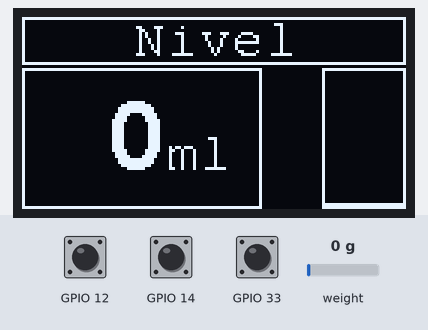
This sketch was run on a simulated ESP32. Parts: 128×64 one-colour display. The inputs (shaded band) are chosen by the test bench; at power-on: GPIO 33 HIGH, weight on the scale 0 g, GPIO 12 HIGH, GPIO 14 HIGH. What the sketch prints to the serial monitor is not drawn.

Above: at 8.6 s.
8.7 s: GPIO 33 pulled LOW for 1.05 s
At 11.1 s:
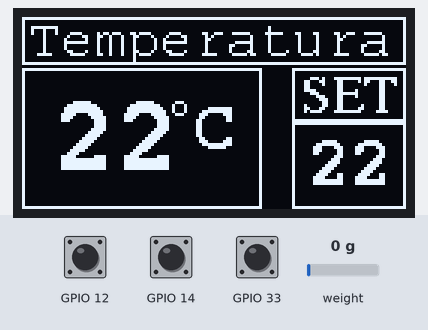
13.5 s: GPIO 33 pulled LOW for 1.05 s
At 15.1 s:
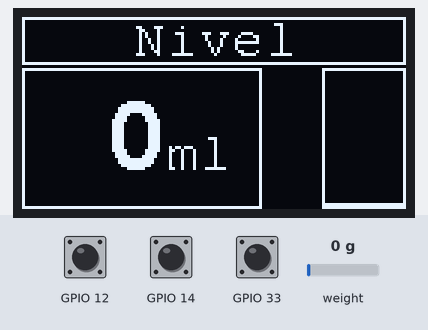
16.0 s: weight on the scale set to 100 g
At 18.4 s:
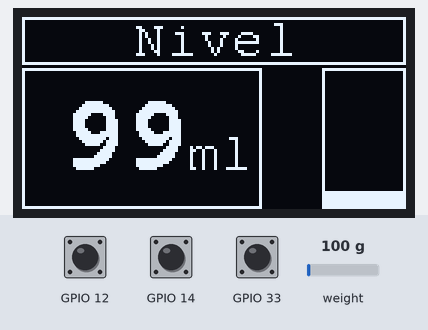
19.3 s: weight on the scale set to 1250 g
At 20.3 s:
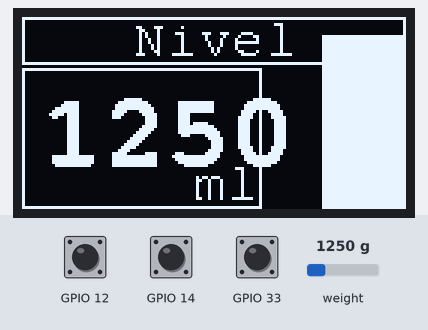
23.1 s: GPIO 12 pulled LOW for 1.05 s
25.6 s: GPIO 33 pulled LOW for 3.2 s
At 30.2 s:
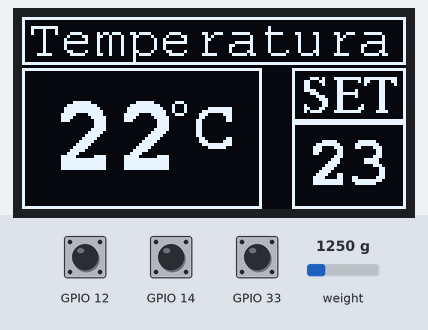
Timing chart, 0 to 31.7 s (numbered marks = the images above; inputs shaded):
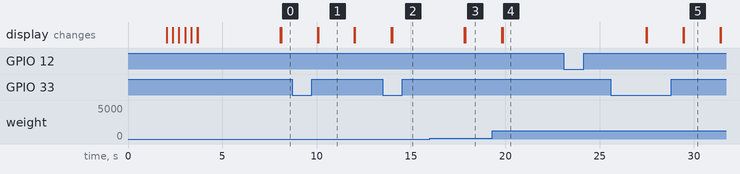

Measured:
- after the input at 8.7 s, the display: first changes after 1.3 s (image 1 shows a later state)
- after the input at 13.5 s, the display: first changes after 0.45 s (image 2 shows a later state)
- after the input at 16.0 s, the display: first changes after 1.8 s (image 3 shows a later state)
- after the input at 19.3 s, the display: first changes after 0.51 s (image 4 shows a later state)
- after the input at 23.1 s, every drawn part: stays the same
- after the input at 25.6 s, the display: first changes after 1.9 s (image 5 shows a later state)
- what the display in image 1 shows lasts 1.9 s, from 10.1 s to 12.0 s

The sketch:

Nivel_Liquido.ino
```cpp
#include "HX711.h"
#include <Wire.h>
#include <Adafruit_GFX.h>
#include <Adafruit_SSD1306.h>
#include <Fonts/FreeMono9pt7b.h>
#include <Fonts/FreeSerifItalic9pt7b.h>
#include <Fonts/FreeMonoBold12pt7b.h>
#include <Fonts/FreeSerif9pt7b.h>
#include <Fonts/FreeMonoBold18pt7b.h>
#include <Fonts/FreeMono12pt7b.h>


//#include <Pushbutton.h>

// HX711 circuit wiring
#define DT 27
#define SCK 26


HX711 escala;


 int peso = 0;
 int n = 0;
 int pesoAntigo = 0;

 int threshold = 27;
 int pinModo = T8;
 int pinMais = T5;
 int pinMenos = T6;
 int tempoParado = 500;
 int dormir = 10000;
 int habilitarDormir = 1;
 unsigned long tempoModo = (millis() );
 unsigned long tempoMais = (millis() );
 unsigned long tempoMenos = (millis());
 unsigned long tempoDormir = (millis());
 int Tela = 1;
 int ValorTemperatura = 22;
 int controle = 1;


//OLED Display
#define SCREEN_WIDTH 128
#define SCREEN_HEIGHT 64

// Declaration for an SSD1306 display connected to I2C (SDA, SCL pins)
#define OLED_RESET     -1 // Reset pin # (or -1 if sharing Arduino reset pin)
Adafruit_SSD1306 display(SCREEN_WIDTH, SCREEN_HEIGHT, &Wire, -1);


void tela_nivel(){

  if(peso <= 0)
   {
     peso = 0;

   }

  //ret amarelo
  display.setFont(&FreeMono9pt7b);
  display.clearDisplay();
  display.drawRect(0, 0, 128, 16, WHITE);

  //titulo superior
  display.setTextSize(1);
  display.setTextColor(WHITE);
  display.setCursor(37, 12);
  display.println("Nivel");
  //display.display();


  // ret azul maior
  display.drawRect(0, 17, 80, 47, WHITE);
  //display.display();


  //ret azul garrafa
  display.drawRect(100, 17, 28, 47, WHITE);
  display.display();


  if(peso > 99)
  {
    display.setFont(&FreeMonoBold18pt7b);
    display.setTextColor(WHITE);
    display.setCursor(6, 49);
    display.setTextSize(1);
    display.print(peso);
    display.setFont(&FreeMono9pt7b);
    display.setTextColor(WHITE);
    display.setCursor(57, 60);
    display.setTextSize(1);
    display.print("ml");
    display.display();
  }

  if(peso >9 & peso <=99)
  {
    display.setFont(&FreeMonoBold18pt7b);
    display.setTextColor(WHITE);
    display.setCursor(13, 50);
    display.setTextSize(1);
    display.print(peso);
    display.setFont(&FreeMono9pt7b);
    display.print("ml");
    display.display();
  }

  if(peso <=9)
  {
    display.setFont(&FreeMonoBold18pt7b);
    display.setTextColor(WHITE);
    display.setCursor(27, 50);
    display.setTextSize(1);
    display.print(peso);
    display.setFont(&FreeMono9pt7b);
    display.print("ml");
    display.display();
  }


  display.fillRect(100, n, 28, (64-n), WHITE);
  display.display();


}


void tela_temperatura(){


  //ret amarelo
  display.setFont(&FreeMono9pt7b);
  display.clearDisplay();
  display.drawRect(0, 0, 128, 16, WHITE);

  //titulo superior
  display.setTextSize(1);
  display.setTextColor(WHITE);
  display.setCursor(2, 12);
  display.println("Temperatura");
  //display.display();


  // ret azul maior
  display.drawRect(0, 17, 80, 47, WHITE);
  //display.display();


  //ret azul SET
  display.drawRect(90, 17, 38, 47, WHITE);
  display.drawLine(90, 34, 128, 34, WHITE);
  display.drawLine(90, 35, 128, 35, WHITE);
  display.setFont(&FreeSerif9pt7b);
  display.setTextColor(WHITE);
  display.setCursor(93, 31);
  display.print("SET");

  if(ValorTemperatura >= 0 & ValorTemperatura <= 9)
  {
     display.setFont(&FreeMonoBold12pt7b);
     display.setTextColor(WHITE);
     display.setCursor(103, 55);
     display.print(ValorTemperatura);
     display.display();
  }

  if(ValorTemperatura >= 10)
  {
     display.setFont(&FreeMonoBold12pt7b);
     display.setTextColor(WHITE);
     display.setCursor(95, 55);
     display.print(ValorTemperatura);
     display.display();
  }
  if(ValorTemperatura < 0)
  {
     display.setFont(&FreeMono12pt7b);
     display.setTextColor(WHITE);
     display.setCursor(94, 55);
     display.print(ValorTemperatura);
     display.display();
  }


  display.setFont(&FreeMonoBold18pt7b);
  display.setTextColor(WHITE);
  display.setCursor(10, 50);
  display.print("22");
  display.setFont(&FreeMonoBold12pt7b);
  display.setTextColor(WHITE);
  display.setCursor(57, 43);
  display.print("C");
  display.drawCircle(52, 30, 2, WHITE);

  display.display();


}


void setup() {
  Serial.begin(115200);

  if(!display.begin(SSD1306_SWITCHCAPVCC, 0x3C)) {
    Serial.println(F("SSD1306 allocation failed"));
    for(;;);
  }
  delay(2000);


  //ret amarelo
  display.setFont(&FreeMono9pt7b);
  display.clearDisplay();
  display.drawRect(0, 0, 128, 16, WHITE);

  //titulo superior
  display.setTextSize(1);
  display.setTextColor(WHITE);
  display.setCursor(37, 12);
  display.println("Nivel");
  display.display();


  // ret azul maior
  display.drawRect(0, 17, 90, 47, WHITE);
  //display.display();


  //ret azul garrafa
  display.drawRect(100, 17, 28, 47, WHITE);
  display.display();

   display.setFont(&FreeMonoBold18pt7b);
    display.setTextColor(WHITE);
    display.setCursor(27, 50);
    display.setTextSize(1);
    display.print(peso);
    display.setFont(&FreeMono9pt7b);
    display.print("ml");
    display.display();

  //atualizar nivel do ret da garrafa
  for(int x = 62; x >=17; x --){
  display.drawLine(100, x, 128, x, WHITE);
  display.drawLine(100, x, 128, x, WHITE);
  display.display();
  delay(10);
  }


  delay(300);

  escala.begin (DT, SCK);
  Serial.begin(115200);
  Serial.print("Leitura da Tara:  ");
  Serial.println(escala.read());             // Aguada o termino de verificação do peso
  Serial.println("Aguarde!");
  Serial.println("Iniciando ...");
  escala.set_scale(241076.428);             // Utiliza uma escala padrão de verificação

  escala.tare(20);                         // Fixa o peso como tara


  touchAttachInterrupt(pinModo, AcionarModo, threshold);
  touchAttachInterrupt(pinMais, AcionarMais, threshold);
  touchAttachInterrupt(pinMenos, AcionarMenos, threshold);


}

void loop() {

   Serial.print("Peso:  ");
   Serial.println(escala.get_units(5), 2); //retorna a leitura da variavel escala com a unidade quilogramas
   delay(100);
   peso = (   escala.get_units(13)   *  1000      );
   n = map(peso,0,1000,62,17);

   if (Tela == 1 & habilitarDormir == 1)
   {
      if(controle == 1)
      {
        tela_nivel();
        controle = 0;
      }
      if(peso > (pesoAntigo + 4)  || peso < (pesoAntigo - 4)  ){
      tela_nivel();
      pesoAntigo = peso;
   }
   }


   if(Tela == 2 & habilitarDormir == 1)
   {
      tela_temperatura();
      controle = 1;
   }


   if ((millis() - tempoDormir) > dormir)
   {
     tempoDormir = millis();
     display.clearDisplay();
     display.display();
     habilitarDormir = 0;
   }

   Serial.println(Tela);
}


void AcionarModo (){

  if ((millis() - tempoModo) > tempoParado){
    Serial.println("Touch Modo pressionado por interrupção");
    tempoModo = millis();
    tempoDormir = millis();
    habilitarDormir = 1;
    if(Tela == 1)
    {
      Tela = 2;
    }
   else
    {
      Tela = 1;
    }
  }

}

void AcionarMais (){

  if ((millis() - tempoMais) > tempoParado){
    Serial.println("Touch Mais pressionado por interrupção");
    tempoMais = millis();
    tempoDormir = millis();
    habilitarDormir = 1;
    if(ValorTemperatura <= 46)
    {
      ValorTemperatura ++;
    }

  }
}

void AcionarMenos (){

  if ((millis() - tempoMenos) > tempoParado){
    Serial.println("Touch Menos pressionado por interrupção");
    tempoMenos = millis();
    tempoDormir = millis();
    habilitarDormir = 1;
    if(ValorTemperatura >= -9)
    {
      ValorTemperatura --;
    }

  }
}
```
